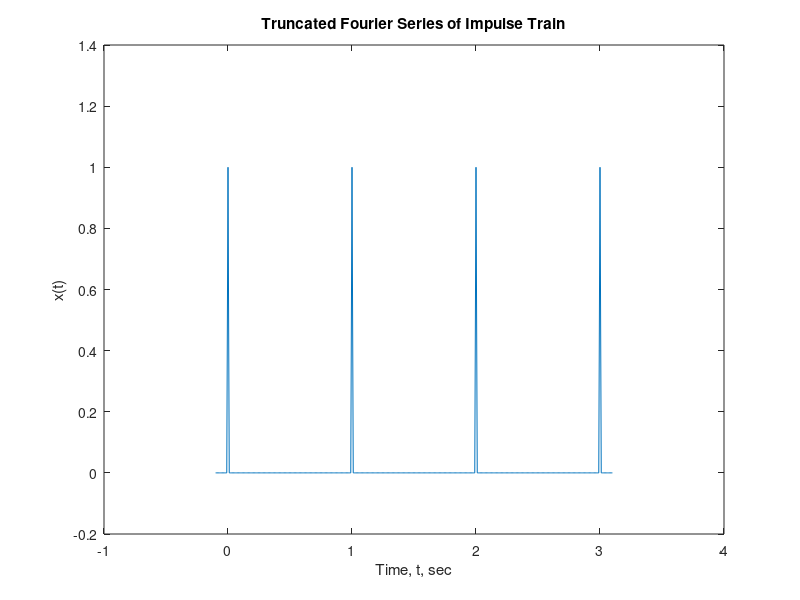

Recreate this plot in MATLAB.
% Eric Morse and Tom Tao CM2084
% ECE300 Prelab Lab 4 Part b
% 
% Initialize all variables 
% 
clear variables 
% 
%  this program determines results for Prelab of Lab 4
% 
T = 1;
N = 100;
n=1:N; 
t=-0.1:1/100:3.1; 
% Define time range with time step size T/100 
x=zeros(1,length(t)); 
% zeroeth-order truncted Fourier series 
for k=1:N 
% loop through all N Fourier coefficients     
x = x + exp(sqrt(-1)*2*pi*k*t)/100;
end 
plot(t,x)  
xlabel('Time, t, sec') 
ylabel('x(t)') 
title('Truncated Fourier Series of Impulse Train') 
